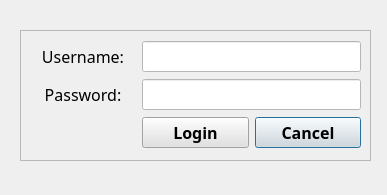
<?xml version="1.0" encoding="UTF-8"?>
<ui version="4.0">
 <class>Login</class>
 <widget class="QDialog" name="Login">
  <property name="geometry">
   <rect>
    <x>0</x>
    <y>0</y>
    <width>387</width>
    <height>195</height>
   </rect>
  </property>
  <property name="windowTitle">
   <string>Admin Login</string>
  </property>
  <widget class="QFrame" name="frame">
   <property name="geometry">
    <rect>
     <x>20</x>
     <y>30</y>
     <width>351</width>
     <height>131</height>
    </rect>
   </property>
   <property name="frameShape">
    <enum>QFrame::StyledPanel</enum>
   </property>
   <property name="frameShadow">
    <enum>QFrame::Raised</enum>
   </property>
   <layout class="QGridLayout" name="gridLayout">
    <item row="1" column="1" colspan="2">
     <widget class="QLineEdit" name="lineEditUsername">
      <property name="font">
       <font>
        <family>Bahnschrift</family>
        <pointsize>12</pointsize>
       </font>
      </property>
      <property name="styleSheet">
       <string notr="true">background-color: rgb(255, 255, 255);
selection-background-color: rgb(159, 11, 25);
selection-color: rgb(0, 0, 0);
selection-background-color: rgb(225, 225, 225);
</string>
      </property>
     </widget>
    </item>
    <item row="4" column="1">
     <widget class="QPushButton" name="pushButtonLogin">
      <property name="font">
       <font>
        <family>Segoe UI Semibold</family>
        <pointsize>12</pointsize>
        <weight>75</weight>
        <bold>true</bold>
       </font>
      </property>
      <property name="styleSheet">
       <string notr="true">background-color: rgb(225, 225, 225);
color: rgb(0, 0, 0);</string>
      </property>
      <property name="text">
       <string>Login</string>
      </property>
      <property name="default">
       <bool>true</bool>
      </property>
     </widget>
    </item>
    <item row="4" column="2">
     <widget class="QPushButton" name="pushButtonCancel">
      <property name="font">
       <font>
        <family>Segoe UI Semibold</family>
        <pointsize>12</pointsize>
        <weight>75</weight>
        <bold>true</bold>
       </font>
      </property>
      <property name="styleSheet">
       <string notr="true">background-color: rgb(225, 225, 225);
color: rgb(0, 0, 0);</string>
      </property>
      <property name="text">
       <string>Cancel</string>
      </property>
      <property name="default">
       <bool>true</bool>
      </property>
     </widget>
    </item>
    <item row="1" column="0">
     <widget class="QLabel" name="labelUsername">
      <property name="font">
       <font>
        <family>Bahnschrift</family>
        <pointsize>12</pointsize>
       </font>
      </property>
      <property name="text">
       <string>Username:</string>
      </property>
      <property name="alignment">
       <set>Qt::AlignCenter</set>
      </property>
     </widget>
    </item>
    <item row="2" column="0">
     <widget class="QLabel" name="labelPassword">
      <property name="font">
       <font>
        <family>Bahnschrift</family>
        <pointsize>12</pointsize>
       </font>
      </property>
      <property name="text">
       <string>Password:</string>
      </property>
      <property name="alignment">
       <set>Qt::AlignCenter</set>
      </property>
     </widget>
    </item>
    <item row="2" column="1" colspan="2">
     <widget class="QLineEdit" name="lineEditPassword">
      <property name="font">
       <font>
        <family>Bahnschrift</family>
        <pointsize>12</pointsize>
       </font>
      </property>
      <property name="styleSheet">
       <string notr="true">background-color: rgb(255, 255, 255);
selection-background-color: rgb(159, 11, 25);
selection-color: rgb(0, 0, 0);
selection-background-color: rgb(225, 225, 225);
</string>
      </property>
      <property name="echoMode">
       <enum>QLineEdit::Password</enum>
      </property>
     </widget>
    </item>
   </layout>
  </widget>
 </widget>
 <tabstops>
  <tabstop>lineEditUsername</tabstop>
  <tabstop>lineEditPassword</tabstop>
  <tabstop>pushButtonLogin</tabstop>
  <tabstop>pushButtonCancel</tabstop>
 </tabstops>
 <resources/>
 <connections/>
</ui>
